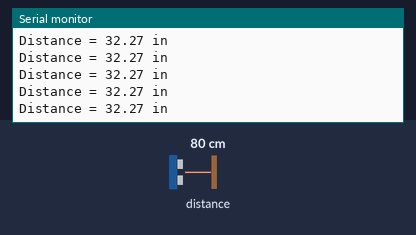
Bench run of a sketch on a simulated Arduino Uno, built with avr-gcc and run on an emulated ATmega328P. On the bench: the last lines printed to the serial monitor. Wiring (inferred from the names in the program): ultrasonic range finder: trigger pin 2; echo pin 0. Inputs (shaded band) come from the test bench; at power-on: distance to the obstacle 80 cm. The echo pulse lasts 58.3 µs per cm.

Above: at 1.2 s.
1.3 s: distance to the obstacle set to 2 cm
At 1.38 s:
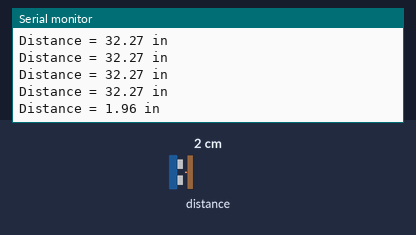
2.8 s: distance to the obstacle set to 35 cm
At 2.8 s:
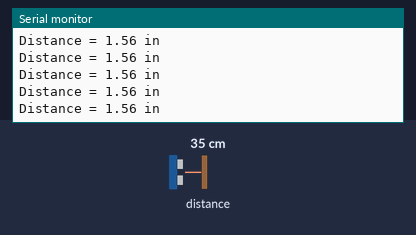
5.8 s: distance to the obstacle set to 250 cm
At 5.89 s:
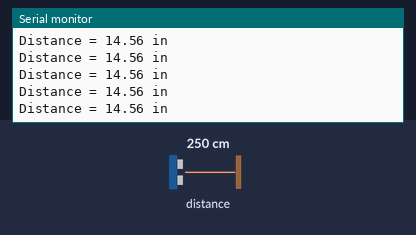
Timing chart, 0 to 8.8 s (numbered marks = the images above; inputs shaded):
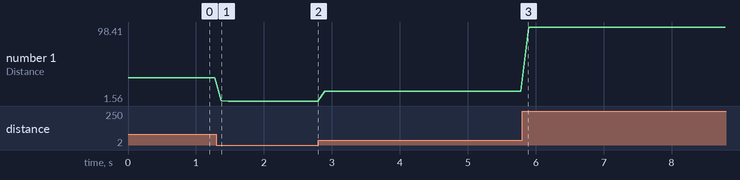

Measured:
- after the input at 1.3 s, the serial monitor: prints a new line after 0.08 s (image 1)
- plotted number 1: 32.27 → 1.56 after the input at 1.3 s, 1.56 → 14.56 after the input at 2.8 s, 14.56 → 98.41 after the input at 5.8 s

The sketch:

Sonar8266.ino
```cpp
/* Arduino example sketch to control a JSN-SR04T ultrasonic distance sensor with Arduino. No library needed. More info: https://www.makerguides.com */

// Define Trig and Echo pin:
#define trigPin 2
#define echoPin 0

// Define variables:
long duration;
int distance;
int distInch;

void setup() {
  // Define inputs and outputs
  pinMode(trigPin, OUTPUT);
  pinMode(echoPin, INPUT);

  // Begin Serial communication at a baudrate of 9600:
  Serial.begin(9600);
}

void loop() {
  // Clear the trigPin by setting it LOW:
  digitalWrite(trigPin, LOW);

  delayMicroseconds(5);

 // Trigger the sensor by setting the trigPin high for 10 microseconds:
  digitalWrite(trigPin, HIGH);
  delayMicroseconds(10);
  digitalWrite(trigPin, LOW);

  // Read the echoPin. pulseIn() returns the duration (length of the pulse) in microseconds:
  duration = pulseIn(echoPin, HIGH);

  // Calculate the distance:
  distance = duration*0.034/2;

  // Print the distance on the Serial Monitor (Ctrl+Shift+M):
  Serial.print("Distance = ");
//  Serial.print(distance);
//  Serial.println(" cm");
  Serial.print(distance / 2.54 + 1.17); // convert to inches and add the calibration value
  Serial.println(" in");
  delay(100);
}
```
